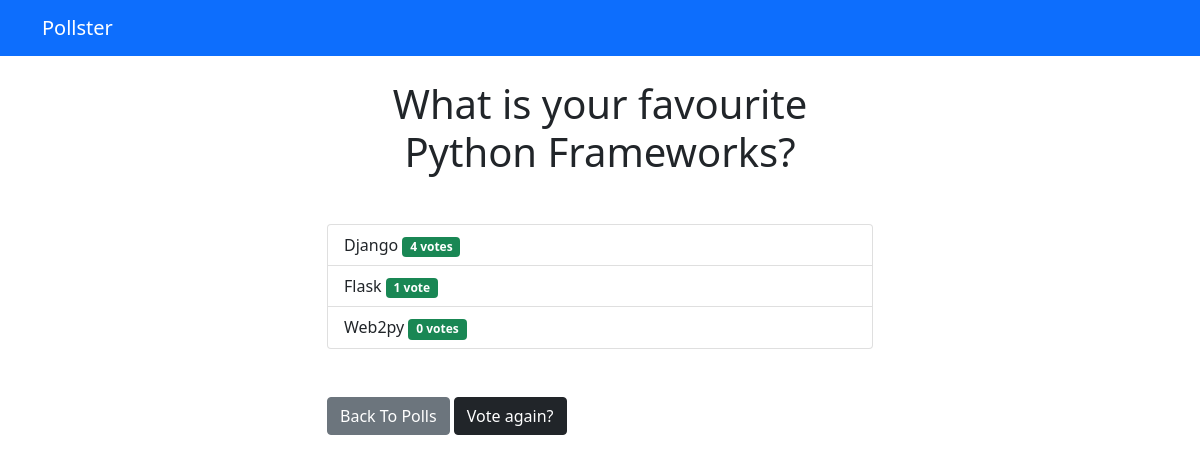
Page /polls/1/results/ on the committed database.
### polls/models.py (models this page shows, shortened)
class Questions(models.Model):
    questions_text = models.CharField(max_length=200)
    pub_date = models.DateTimeField('Date Published')

class Choice(models.Model):
    choice_text = models.CharField(max_length=200)
    question = models.ForeignKey(Questions, on_delete=models.CASCADE)
    votes = models.IntegerField(default=0)

### polls/views.py (the view)
# urls.py: path('<int:question_id>/results/', views.results, name='results'),
def results(request, question_id):
    question = get_object_or_404(Questions, pk=question_id)
    return render(request, 'polls/results.html', {'question': question})

### templates/polls/results.html
{% extends 'base.html' %}
{% block content %}
<h1 class="mb-5 text-center">{{ question.questions_text }}</h1>
<ul class="list-group mb-5">
    {% for choice in question.choice_set.all %}
    <li class="list-group-item">
        {{ choice.choice_text }} <span class="float-right badge bg-success"> {{ choice.votes }} vote{{ choice.votes|pluralize }}</span>
    </li>
    {% endfor %}
</ul>
<a class="btn btn-secondary" href="{% url 'polls:index' %}">Back To Polls</a>
<a class="btn btn-dark" href="{% url 'polls:detail' question.id %}">Vote again?</a>
{% endblock %}

### rows in the picture
Questions: questions_text "What is your favourite Python Frameworks?"
Choice: choice_text "Django", votes "4"
Choice: choice_text "Flask", votes "1"
Choice: choice_text "Web2py", votes "0"
